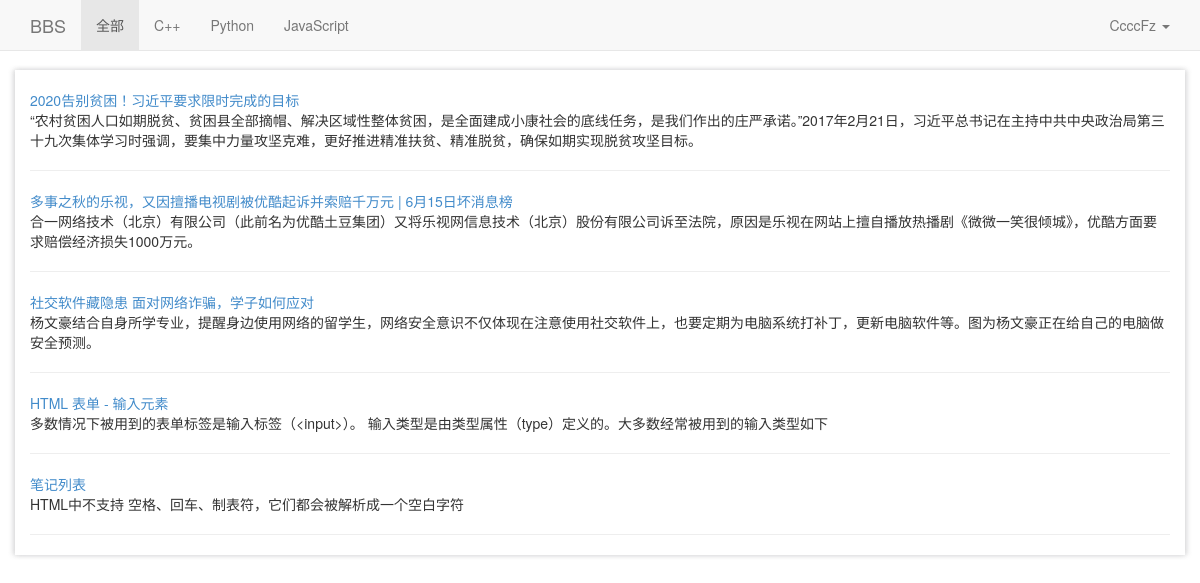
The page /bbs/ (signed in) on the database its author committed.
### bbs/models.py (models this page shows, shortened)
@python_2_unicode_compatible
class Category(models.Model):
    name = models.CharField(max_length=32, unique=True)
    administrator = models.ForeignKey('BBSUser')

@python_2_unicode_compatible
class BBS(models.Model):
    title = models.CharField(max_length=64)
    summary = models.CharField(max_length=256, blank=True)
    content = models.TextField()
    category = models.ForeignKey('Category')
    author = models.ForeignKey('BBSUser')
    view_count = models.IntegerField()
    ranking = models.IntegerField()
    created_at = models.DateTimeField(auto_now_add=True)
    updated_at = models.DateTimeField(auto_now_add=True)

### bbs/views.py (the view)
# urls.py: url(r'^bbs/$', bbs_view.index, name='index'),
def index(request):
    bbs_list = BBS.objects.all()
    bbs_categories = Category.objects.all()
    return render_to_response('bbs/index.html', {'bbs_list': bbs_list, 'user': request.user, 'bbs_category': bbs_categories, 'cata_id': 0})

### bbs/templates/bbs/index.html (shortened to what this page needs)
<!DOCTYPE html>
<html lang="en">
<head><meta http-equiv="Content-Type" content="text/html; charset=UTF-8">
    <link href="/static/css/bootstrap.min.css" rel="stylesheet">
    <link href="/static/css/navbar-fixed-top.css" rel="stylesheet">
    <link href="/static/css/customize.css" rel="stylesheet">
</head>
<body>
    <nav class="navbar navbar-default navbar-fixed-top" role="navigation">
      <div class="container ">
        <div class="navbar-header">
          <a class="navbar-brand" href="/bbs/">BBS</a>
        </div>
        <div id="navbar" class="navbar-collapse collapse">
          <ul class="nav navbar-nav">
            {% ifequal cata_id 0 %}
                <li class="active"><a href="/bbs/">全部</a></li>
            {%else%}
                <li class=""><a href="/bbs/">全部</a></li>
            {%endifequal%}
            {% for category in bbs_category %}
                {% ifequal category.id cata_id %}
                    <li class="active"><a href="/bbs/category/{{category.id}}/">{{category.name}}</a></li>
                {%else%}
                     <li class=""><a href="/bbs/category/{{category.id}}/">{{category.name}}</a></li>
                {%endifequal%}
            {%endfor %}
          </ul>
          <ul class="nav navbar-nav navbar-right">
            <li class="dropdown">
              <a href="#" class="dropdown-toggle  pull-right" data-toggle="dropdown">
              {% if user.is_authenticated%}
                {{user.username}}
              {%else%}
                登陆
               {%endif%}
               <span class="caret "></span></a>
            </li>
          </ul>
        </div>
      </div>
    </nav>
    <div class="container  center-container-hx ">
    {% block page-content %}
      <div class="contents">
          {% for bbs in bbs_list  %}
            <a href="/bbs/detail/{{bbs.id}}/" >{{ bbs.title}}</a>
            <br>
            {{bbs.summary}}
            <hr>
          {%endfor%}
      </div>
    {% endblock %}
    </div>
</body>
</html>

### bbs/static/bbs/css/navbar-fixed-top.css (style rules this page uses)
body { min-height: 2000px; padding-top: 70px; }

### bbs/static/bbs/css/customize.css (style rules this page uses)
.center-container-hx,.footer { box-shadow: 2px 0 5px rgba(214, 214, 215, 0.9), -2px 0 5px rgba(214, 214, 215, 0.9); }
.contents { margin-top:20px; }
* { word-wrap:break-word; }

### rows shown on the page
Category: name "C++"
Category: name "Python"
Category: name "JavaScript"
BBS: title "2020告别贫困！习近平要求限时完成的目标", summary "“农村贫困人口如期脱贫、贫困县全部摘帽、解决区域性整体贫困，是全面建成小康社会的底线任务，是我们作出的庄严承诺。”2017年2月21日，习近平总书记在主持中共中央政治局第三十九次集体学习时强调，要集中力量攻坚克难，更好推进精准扶贫、精准脱贫，确保如期实现脱贫攻坚目标。"
BBS: title "多事之秋的乐视，又因擅播电视剧被优酷起诉并索赔千万元 | 6月15日坏消息榜", summary "合一网络技术（北京）有限公司（此前名为优酷土豆集团）又将乐视网信息技术（北京）股份有限公司诉至法院，原因是乐视在网站上擅自播放热播剧《微微一笑很倾城》，优酷方面要求赔偿经济损失1000万元。"
BBS: title "社交软件藏隐患 面对网络诈骗，学子如何应对", summary "杨文豪结合自身所学专业，提醒身边使用网络的留学生，网络安全意识不仅体现在注意使用社交软件上，也要定期为电脑系统打补丁，更新电脑软件等。图为杨文豪正在给自己的电脑做安全预测。"
BBS: title "HTML 表单 - 输入元素", summary "多数情况下被用到的表单标签是输入标签（<input>）。 输入类型是由类型属性（type）定义的。大多数经常被用到的输入类型如下"
BBS: title "笔记列表", summary "HTML中不支持 空格、回车、制表符，它们都会被解析成一个空白字符"

### other values the page prints
{{ user.username }} "CcccFz"
